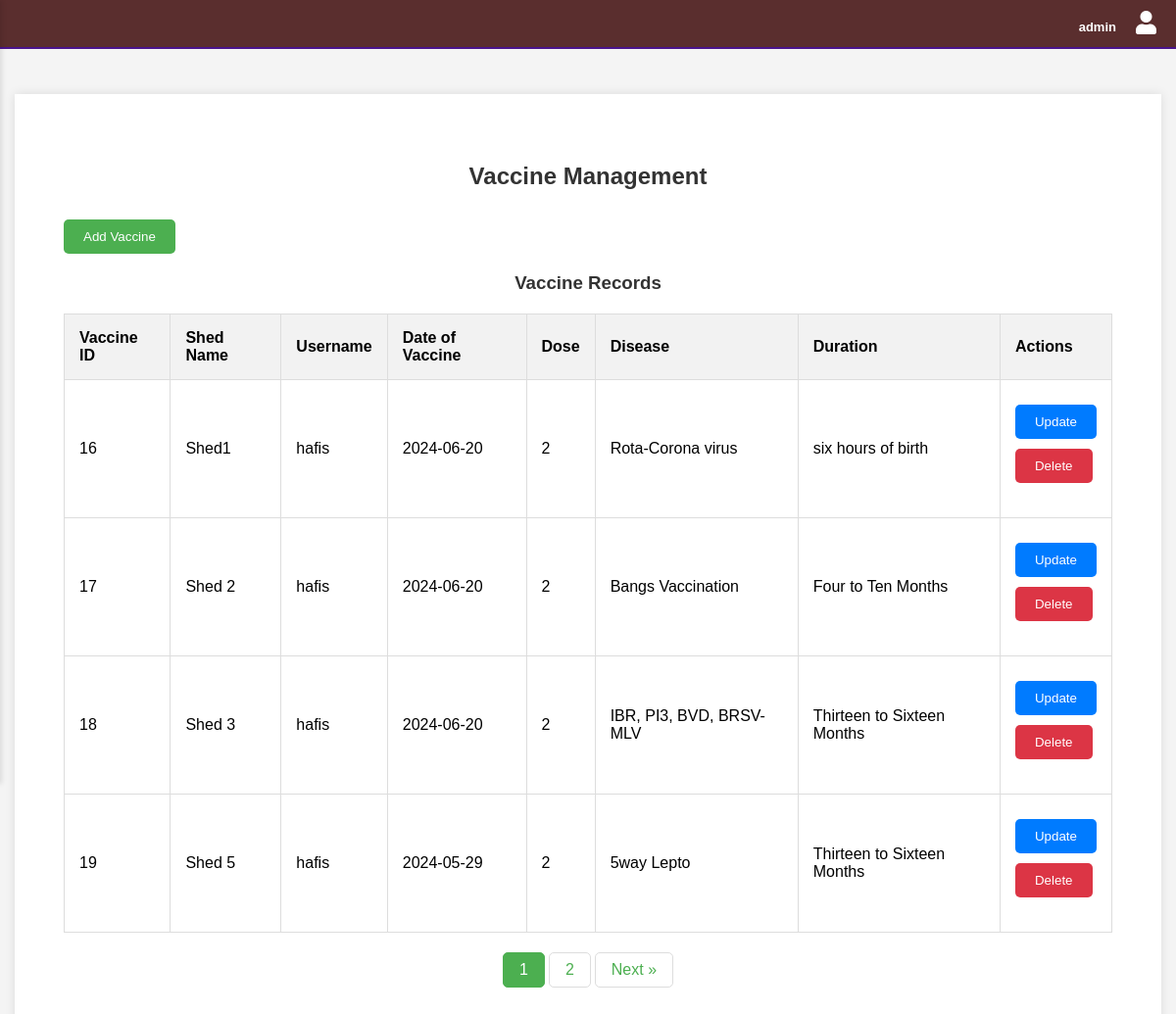
The page /vaccine.php (signed in) on the database its author committed.
### tables this page shows
CREATE TABLE `vaccine` (
  `Vaccine_Id` int(11) NOT NULL,
  `User_Id` int(11) DEFAULT NULL,
  `Date_Vaccine` date DEFAULT NULL,
  `Shed_Id` int(11) DEFAULT NULL,
  `Dose` int(11) DEFAULT NULL,
  `Disease` varchar(255) DEFAULT NULL,
  `Duration` varchar(255) DEFAULT NULL
);

CREATE TABLE `shed` (
  `Shed_Id` int(11) NOT NULL,
  `Name` varchar(50) NOT NULL,
  `Description` text DEFAULT NULL
);

CREATE TABLE `user` (
  `User_Id` int(11) NOT NULL,
  `Username` varchar(50) NOT NULL,
  `Password` varchar(100) NOT NULL,
  `Full_Name` varchar(100) DEFAULT NULL,
  `Email` varchar(100) DEFAULT NULL,
  `Contact` varchar(20) DEFAULT NULL,
  `User_Type` enum('admin','farmer','health manager','worker') NOT NULL
);

### vaccine.php (the view, shortened to what this page needs)
<?php
include 'db.php';
$results_per_page = 4;
$total_results_query = $conn->query("SELECT COUNT(*) AS total FROM vaccine");
$total_results = $total_results_query->fetch_assoc()['total'];
$total_pages = ceil($total_results / $results_per_page);
if (!isset($_GET['page'])) {
    $page = 1;
} else {
    $page = $_GET['page'];
}
$starting_limit_number = ($page - 1) * $results_per_page;
$vaccine_data = [];
$result = $conn->query("SELECT v.*, s.Name as Shed_Name, u.username FROM vaccine v
                        LEFT JOIN shed s ON v.Shed_Id = s.Shed_Id
                        LEFT JOIN user u ON v.User_Id = u.User_Id
                        LIMIT " . $starting_limit_number . ',' . $results_per_page);
while ($row = $result->fetch_assoc()) {
    $vaccine_data[] = $row;
}
?>
<!DOCTYPE html>
<html>
<head>
    <link rel="stylesheet" type="text/css" href="stylevaccine.css">
    <link rel="stylesheet" href="https://cdnjs.cloudflare.com/ajax/libs/font-awesome/6.5.2/css/all.min.css">
</head>
<body>
    <div class="menu-toggle" onclick="toggleMenu()">
        <div class="bar"></div>
        <div class="bar"></div>
        <div class="bar"></div>
    </div>
    <?php include 'header.php'; ?>
    <br><br>
    <div class="container">
        <h2>Vaccine Management</h2>
        <button onclick="openCreateModal()">Add Vaccine</button>
        <h3>Vaccine Records</h3>
        <table>
            <thead>
                <tr>
                    <th>Vaccine ID</th>
                    <th>Shed Name</th>
                    <th>Username</th>
                    <th>Date of Vaccine</th>
                    <th>Dose</th>
                    <th>Disease</th>
                    <th>Duration</th>
                    <th>Actions</th>
                </tr>
            </thead>
            <tbody>
                <?php foreach ($vaccine_data as $vaccine): ?>
                <tr>
                    <td><?php echo $vaccine['Vaccine_Id']; ?></td>
                    <td><?php echo $vaccine['Shed_Name']; ?></td>
                    <td><?php echo $vaccine['username']; ?></td>
                    <td><?php echo $vaccine['Date_Vaccine']; ?></td>
                    <td><?php echo $vaccine['Dose']; ?></td>
                    <td><?php echo $vaccine['Disease']; ?></td>
                    <td><?php echo $vaccine['Duration']; ?></td>
                    <td>
                        <button class="update" onclick="openUpdateModal(<?php echo $vaccine['Vaccine_Id']; ?>, <?php echo $vaccine['Shed_Id']; ?>, '<?php echo $vaccine['Date_Vaccine']; ?>', <?php echo $vaccine['Dose']; ?>, '<?php echo $vaccine['Disease']; ?>', '<?php echo $vaccine['Duration']; ?>')">Update</button>
                        <form method="post" action="" class="delete-form">
                            <button class="delete" type="submit" onclick="return confirmDelete();">Delete</button>
                        </form>
                    </td>
                </tr>
                <?php endforeach; ?>
            </tbody>
        </table>
        <div class="pagination">
            <?php for ($i = 1; $i <= $total_pages; $i++): ?>
            <a href="vaccine.php?page=<?php echo $i; ?>" class="<?php if ($i == $page) echo 'active'; ?>"><?php echo $i; ?></a>
            <?php endfor; ?>
            <?php if ($page < $total_pages): ?>
            <a href="vaccine.php?page=<?php echo $page + 1; ?>">Next &raquo;</a>
            <?php endif; ?>
        </div>
    </div>
</body>
</html>

### stylevaccine.css (style rules this page uses)
body { font-family: Arial, sans-serif; margin: 0; padding: 0; background-color: #f4f4f4; transition: margin-left 0.3s; }
.container { padding: 50px; max-width: calc(90% - 10px); margin: 10px auto; background-color: #fff; box-shadow: 0 0 10px rgba(0, 0, 0, 0.1); border-radius: 0px; transition: margin-left 0.4s, max-width 0.4s; }
h2, h3 { color: #333; text-align: center; }
form { margin-bottom: 20px; }
input[type="submit"], button { padding: 10px 20px; background-color: #4CAF50; color: white; border: none; border-radius: 5px; cursor: pointer; margin-top: 10px; }
table { width: 100%; border-collapse: collapse; margin-top: 20px; }
table, th, td { border: 1px solid #ddd; }
th, td { padding: 15px; text-align: left; }
th { background-color: #f2f2f2; }
button.update { background-color: #007BFF; color: white; border: none; border-radius: 5px; padding: 10px 20px; cursor: pointer; }
button.delete { background-color: #DC3545; color: white; border: none; border-radius: 5px; padding: 10px 20px; cursor: pointer; }
.menu-toggle { position: fixed; top: 20px; left: 20px; cursor: pointer; z-index: 1000; }
.menu-toggle .bar { width: 25px; height: 3px; background-color: #5A2E2E; margin: 4px 0; transition: 0.4s; }
.pagination { display: flex; justify-content: center; margin-top: 20px; }
.pagination a { color: #4CAF50; padding: 8px 16px; text-decoration: none; transition: background-color 0.3s; margin: 0 2px; border: 1px solid #ddd; border-radius: 5px; }
.pagination a.active { background-color: #4CAF50; color: white; border: 1px solid #4CAF50; }

### header.css (style rules this page uses)
body { font-family: Arial, sans-serif; margin: 0; padding: 0; }

### rows shown on the page
vaccine: Vaccine_Id "16", Shed_Id.Name "Shed1", User_Id.Username "hafis", Date_Vaccine "2024-06-20", Dose "2", Disease "Rota-Corona virus", Duration "six hours of birth"
vaccine: Vaccine_Id "17", Shed_Id.Name "Shed 2", User_Id.Username "hafis", Date_Vaccine "2024-06-20", Dose "2", Disease "Bangs Vaccination", Duration "Four to Ten Months"
vaccine: Vaccine_Id "18", Shed_Id.Name "Shed 3", User_Id.Username "hafis", Date_Vaccine "2024-06-20", Dose "2", Disease "IBR, PI3, BVD, BRSV-MLV", Duration "Thirteen to Sixteen Months"
vaccine: Vaccine_Id "19", Shed_Id.Name "Shed 5", User_Id.Username "hafis", Date_Vaccine "2024-05-29", Dose "2", Disease "5way Lepto", Duration "Thirteen to Sixteen Months"

### other values the page prints
$_SESSION['user_type'] "admin"
